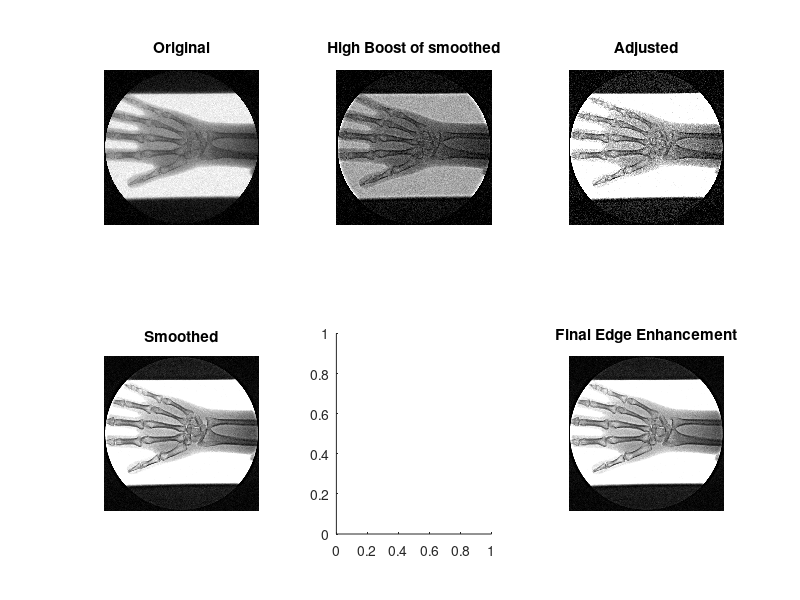
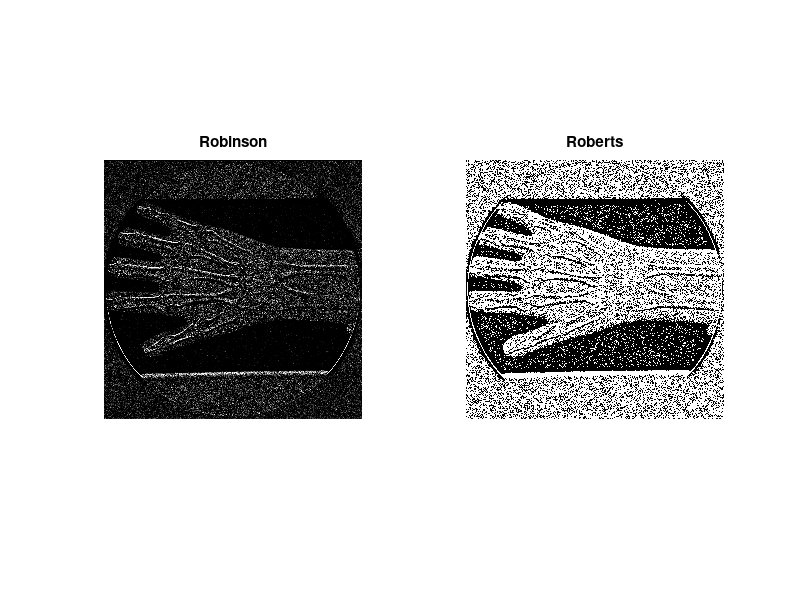

Source code (MATLAB) for these figures, in order: (Note: this script raises an error after producing the figures.)
% EXERCISE 1
% STEP 1
data = load("hand.mat");
original_imm = data.J;
%equalized_imm = adapthisteq(original_hand);
%smoothed_imm = medfilt2(original_imm);
%smoothed_imm = imboxfilt(original_imm, 3);
A = 1.7;
kernel_size =11;
blurred = imgaussfilt(original_imm, kernel_size);
high_boost = A * double(original_imm) - double(blurred);
high_boost = uint8(max(0, min(255, high_boost)));
adjusted_imm = imadjust(high_boost,[0 0.55]);
smoothed_imm = imboxfilt(adjusted_imm, 3);
%

%
edge_imm = smoothed_imm;
% Display the transformed image
figure(1)
subplot(2,3,1)
imshow(original_imm)
title("Original")
subplot(2,3,2)
imshow(high_boost)
title("High Boost of smoothed")
subplot(2,3,3)
imshow(adjusted_imm)
title("Adjusted")
subplot(2,3,4)
imshow(smoothed_imm)
title("Smoothed")
subplot(2,3,5)
%
subplot(2,3,6)
imshow(edge_imm)
title("Final Edge Enhancement")
% STEP 2 - Robinson and Roberts
compass_masks = [-1 -2 -1; 0 0 0; 1 2 1]; 
edge_robinson = imfilter(adjusted_imm, compass_masks, 'conv');
threshold = 0.045; 
edge_roberts = edge(edge_imm, 'Roberts',threshold,'nothinning');
figure(2)
subplot(1,2,1)
imshow(edge_robinson)
title("Robinson")
subplot(1,2,2)
imshow(edge_roberts)
title("Roberts")
% STEP 3 - Morphological Operators
% Robinson
% Robert
se_1 = strel("disk",3);
se_2 = strel("line",3,0);
robert_close = bwareaopen(edge_roberts,15);
robert_close = bwfill(robert_close,"holes",4);
robert_open = imopen(robert_close, se_2);
figure(4)
subplot(1,3,1)
imshow(edge_roberts)
title("Original Roberts")
subplot(1,3,2)
imshow(robert_close)
title("Close Robert")
subplot(1,3,3)
imshow(robert_open)
title("Open Robert")
% STEP 4 - Visualize Results
robert_boundaries = bwboundaries(robert_open);
figure(6)
imshow(original_imm);
hold on;
for k = 1:length(robert_boundaries)
   boundary = robert_boundaries{k};
   plot(boundary(:,2), boundary(:,1), 'r')
end
hold off
